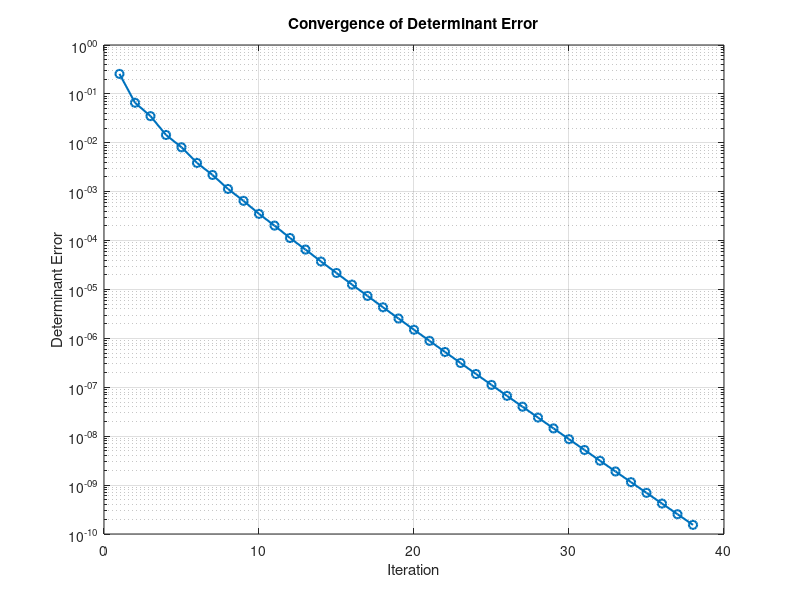

Recreate this plot in MATLAB.
% Source code for the Determinant Approximation algorithm

function logDetApproximationWithPlot()
    % logDetApproximationWithPlot: Approximates determinant using series expansion
    % and plots the convergence of determinant error.

    % Parameters
    number_of_terms = 100;
    tolerance = 1e-10;
    
    % Matrix generation
    matrixSize = randi([4, 5]);
    attemptCount = 0;

    % Generate a matrix meeting specific conditions
    while true
        A = diag(randn(matrixSize, 1));
        if norm(eye(matrixSize) - A) > 1
            attemptCount = attemptCount + 1;
            disp(['Attempt ', num2str(attemptCount), ': Conditions not met. Trying again...']);
        else
            disp(['Matrix found after ', num2str(attemptCount), ' attempts.']);
            disp('Matrix A:');
            disp(A);
            break;
        end
    end

    % Display the original matrix A
    disp('Original Matrix A:');
    disp(A);

    % Eigenvalues and matrix norm
    eigenvalues_A = eig(A);
    p = norm(eye(matrixSize) - A);
    fprintf('Eigenvalues of A:\n');
    disp(eigenvalues_A);
    fprintf('Norm of (I-A): %.6f\n', p);

    % Initialize variables for plotting
    det_A = det(A);
    det_exp_trace_log_A_series = zeros(1, number_of_terms);
    det_error = zeros(1, number_of_terms);

    % Initialize the figure for plotting
    figure;

    % Calculate the logarithm using the series expansion
    log_A_series = zeros(size(A));

    % Main loop for series expansion and determinant approximation
    for k = 1:number_of_terms
        term = ((-1)^(k+1)) * ((A - eye(size(A)))^k) / k;
        log_A_series = log_A_series + term;

        % Compare det(A) and det(exp(trace(log_A_series)))
        det_exp_trace_log_A_series(k) = det(exp(trace(log_A_series)));

        % Calculate the error
        det_error(k) = abs(det_A - det_exp_trace_log_A_series(k));

        % Check for convergence
        if det_error(k) < tolerance
            break
        end

        % Plot the error after each iteration
        semilogy(1:k, det_error(1:k), '-o', 'LineWidth', 1.5);
        xlabel('Iteration');
        ylabel('Determinant Error');
        title('Convergence of Determinant Error');
        grid on;
        drawnow;

        % Pause for a short duration to allow for visualization
        pause(0.00005);
    end

    % Display results and final error
    fprintf("Original matrix determinant (up to 10 decimal places): %.10f\n", det_A);
    fprintf("Approximated determinant after %d iterations: %.10f\n", k, det(exp(trace(log_A_series))));
    fprintf("Final Determinant Error: %.10f\n", det_error(k));
    disp(log_A_series);
end